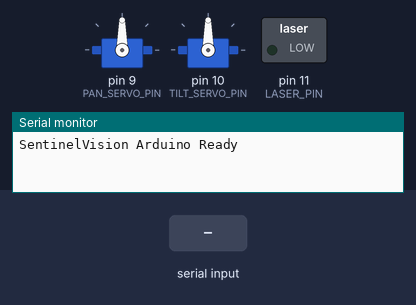
Bench run of a sketch on a simulated Arduino Uno, built with avr-gcc and run on an emulated ATmega328P. Shown: 2 × servo, switched loads named in the sketch (green lamp = pin HIGH), the last lines printed to the serial monitor. The inputs (shaded band) are chosen by the test bench.

Above: at 1.7 s.
1.8 s: "LASER_ON\n" received over Serial
At 2.2 s:
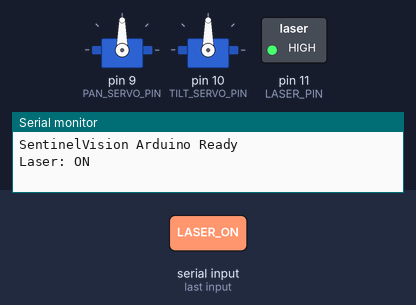
3.3 s: "AUTH 1\n" received over Serial
At 4.7 s:
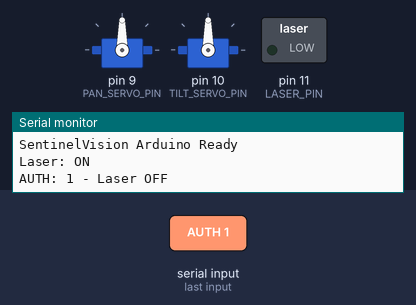
Timing chart, 0 to 6.3 s (numbered marks = the images above; inputs shaded):
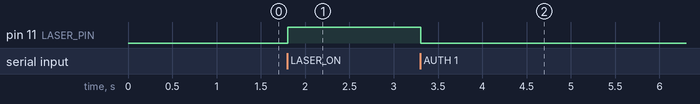

Measured:
- after the input at 1.8 s, pin 11 (LASER_PIN): LOW → HIGH at once
- after the input at 3.3 s, pin 11 (LASER_PIN): HIGH → LOW at once

The sketch:

sentinelvision_arduino.ino
```cpp
/*
 * SentinelVision Defense System - Arduino Firmware
 * Controls Pan-Tilt servos and laser pointer based on serial commands
 *
 * Commands:
 *   AUTH <name>     - Authorized face detected, turn laser OFF
 *   UNAUTH <pan> <tilt> - Unauthorized face, move servos to angles
 *   LASER_ON        - Turn laser ON
 *   LASER_OFF       - Turn laser OFF
 *
 * Hardware:
 *   - Pan Servo: Pin 9
 *   - Tilt Servo: Pin 10
 *   - Laser Module: Pin 11
 */

#include <Servo.h>

// Pin definitions
const int PAN_SERVO_PIN = 9;
const int TILT_SERVO_PIN = 10;
const int LASER_PIN = 11;

// Servo objects
Servo panServo;
Servo tiltServo;

// Current servo positions
int panAngle = 90;  // Center position (0-180)
int tiltAngle = 90; // Center position (0-180)

// Laser state
bool laserOn = false;

void setup() {
  // Initialize serial communication
  Serial.begin(115200);
  while (!Serial) {
    ; // Wait for serial port to connect (needed for native USB)
  }

  // Attach servos
  panServo.attach(PAN_SERVO_PIN);
  tiltServo.attach(TILT_SERVO_PIN);

  // Initialize servos to center position
  panServo.write(panAngle);
  tiltServo.write(tiltAngle);

  // Initialize laser pin
  pinMode(LASER_PIN, OUTPUT);
  digitalWrite(LASER_PIN, LOW);
  laserOn = false;

  // Small delay for servos to settle
  delay(500);

  Serial.println("SentinelVision Arduino Ready");
}

void loop() {
  // Check for incoming serial data
  if (Serial.available() > 0) {
    String command = Serial.readStringUntil('\n');
    command.trim(); // Remove whitespace

    // Parse command
    if (command.startsWith("AUTH")) {
      // Authorized face detected
      handleAuthCommand(command);
    }
    else if (command.startsWith("UNAUTH")) {
      // Unauthorized face - track with servos
      handleUnauthCommand(command);
    }
    else if (command == "LASER_ON") {
      // Turn laser ON
      digitalWrite(LASER_PIN, HIGH);
      laserOn = true;
      Serial.println("Laser: ON");
    }
    else if (command == "LASER_OFF") {
      // Turn laser OFF
      digitalWrite(LASER_PIN, LOW);
      laserOn = false;
      Serial.println("Laser: OFF");
    }
    else {
      // Unknown command
      Serial.print("Unknown command: ");
      Serial.println(command);
    }
  }

  // Small delay to prevent overwhelming the serial buffer
  delay(10);
}

void handleAuthCommand(String cmd) {
  // Format: "AUTH <name>"
  // Extract name (optional, for logging)
  int spaceIndex = cmd.indexOf(' ');
  String name = "";
  if (spaceIndex > 0) {
    name = cmd.substring(spaceIndex + 1);
  }

  // Turn laser OFF
  digitalWrite(LASER_PIN, LOW);
  laserOn = false;

  // Optionally: return servos to center (or keep current position)
  // Uncomment below to return to center on authorized detection
  // panAngle = 90;
  // tiltAngle = 90;
  // panServo.write(panAngle);
  // tiltServo.write(tiltAngle);

  Serial.print("AUTH: ");
  if (name.length() > 0) {
    Serial.print(name);
    Serial.print(" - ");
  }
  Serial.println("Laser OFF");
}

void handleUnauthCommand(String cmd) {
  // Format: "UNAUTH <pan> <tilt>"
  // Extract pan and tilt angles
  int firstSpace = cmd.indexOf(' ');
  if (firstSpace < 0) {
    Serial.println("Error: UNAUTH command missing angles");
    return;
  }

  int secondSpace = cmd.indexOf(' ', firstSpace + 1);
  if (secondSpace < 0) {
    Serial.println("Error: UNAUTH command missing tilt angle");
    return;
  }

  String panStr = cmd.substring(firstSpace + 1, secondSpace);
  String tiltStr = cmd.substring(secondSpace + 1);

  // Convert to integers
  int newPan = panStr.toInt();
  int newTilt = tiltStr.toInt();

  // Constrain angles to valid range (0-180)
  newPan = constrain(newPan, 0, 180);
  newTilt = constrain(newTilt, 0, 180);

  // Update servo positions
  panAngle = newPan;
  tiltAngle = newTilt;

  panServo.write(panAngle);
  tiltServo.write(tiltAngle);

  // Optional: Print for debugging
  // Serial.print("Tracking: Pan=");
  // Serial.print(panAngle);
  // Serial.print(", Tilt=");
  // Serial.println(tiltAngle);
}
```
